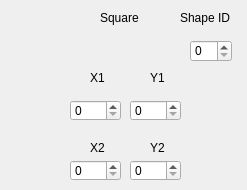
   <widget class="QWidget" name="page_4">
    <widget class="QLabel" name="label_44">
     <property name="geometry">
      <rect>
       <x>100</x>
       <y>10</y>
       <width>58</width>
       <height>16</height>
      </rect>
     </property>
     <property name="text">
      <string>Square</string>
     </property>
    </widget>
    <widget class="QLabel" name="label_45">
     <property name="geometry">
      <rect>
       <x>90</x>
       <y>70</y>
       <width>58</width>
       <height>16</height>
      </rect>
     </property>
     <property name="text">
      <string>X1</string>
     </property>
    </widget>
    <widget class="QLabel" name="label_46">
     <property name="geometry">
      <rect>
       <x>150</x>
       <y>70</y>
       <width>58</width>
       <height>16</height>
      </rect>
     </property>
     <property name="text">
      <string>Y1</string>
     </property>
    </widget>
    <widget class="QLabel" name="label_47">
     <property name="geometry">
      <rect>
       <x>90</x>
       <y>140</y>
       <width>58</width>
       <height>16</height>
      </rect>
     </property>
     <property name="text">
      <string>X2</string>
     </property>
    </widget>
    <widget class="QLabel" name="label_48">
     <property name="geometry">
      <rect>
       <x>150</x>
       <y>140</y>
       <width>58</width>
       <height>16</height>
      </rect>
     </property>
     <property name="text">
      <string>Y2</string>
     </property>
    </widget>
    <widget class="QLabel" name="label_63">
     <property name="geometry">
      <rect>
       <x>180</x>
       <y>10</y>
       <width>58</width>
       <height>16</height>
      </rect>
     </property>
     <property name="text">
      <string>Shape ID</string>
     </property>
    </widget>
    <widget class="QSpinBox" name="Square_id">
     <property name="geometry">
      <rect>
       <x>190</x>
       <y>40</y>
       <width>42</width>
       <height>22</height>
      </rect>
     </property>
    </widget>
    <widget class="QSpinBox" name="square_x1">
     <property name="geometry">
      <rect>
       <x>70</x>
       <y>100</y>
       <width>51</width>
       <height>21</height>
      </rect>
     </property>
     <property name="maximum">
      <number>999</number>
     </property>
    </widget>
    <widget class="QSpinBox" name="square_y1">
     <property name="geometry">
      <rect>
       <x>130</x>
       <y>100</y>
       <width>51</width>
       <height>21</height>
      </rect>
     </property>
     <property name="maximum">
      <number>999</number>
     </property>
    </widget>
    <widget class="QSpinBox" name="square_x2">
     <property name="geometry">
      <rect>
       <x>70</x>
       <y>160</y>
       <width>51</width>
       <height>21</height>
      </rect>
     </property>
     <property name="maximum">
      <number>999</number>
     </property>
    </widget>
    <widget class="QSpinBox" name="square_y2">
     <property name="geometry">
      <rect>
       <x>130</x>
       <y>160</y>
       <width>51</width>
       <height>21</height>
      </rect>
     </property>
     <property name="maximum">
      <number>999</number>
     </property>
    </widget>
   </widget>
